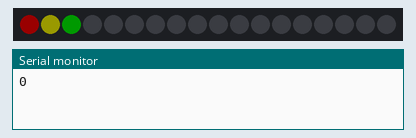
Recording of a sketch running on a simulated Arduino Uno, built with avr-gcc and run on an emulated ATmega328P. Parts: 18 RGB LEDs in strip order, left to right, the last lines printed to the serial monitor. Dim RGB values are drawn brighter than linear; the strip is taken to match the declared colour order.

Above: at 0.1 s.
At 1.1 s:
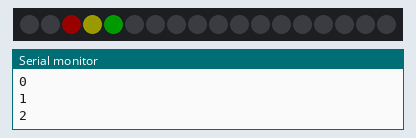
At 2.1 s:
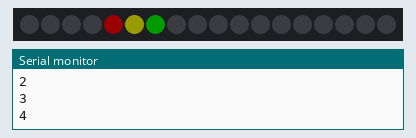
At 4.6 s:
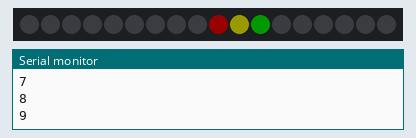
At 7.1 s:
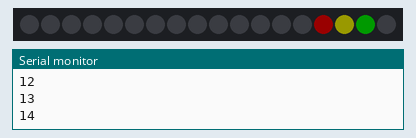
At 9.6 s:
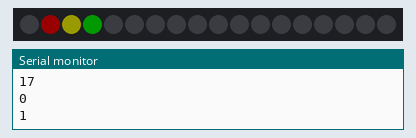

The sketch:

strip_tester.ino
```cpp
#include <Adafruit_NeoPixel.h>

#define ONBOARD_NEOPIXEL 8
#define NEOPIXEL_STRIP 9
#define STRIP_LENGTH 18

Adafruit_NeoPixel strip = Adafruit_NeoPixel(STRIP_LENGTH, NEOPIXEL_STRIP, NEO_RGB);

int step = 32767 / (3);

void setup() {
  Serial.begin(9600);

  strip.begin();
  strip.setBrightness(50);
  strip.show();
}

void loop() {

  for (int i = 0; i < STRIP_LENGTH; i++) {
    Serial.println(i);
    strip.clear();
    strip.setPixelColor((i + 0) % STRIP_LENGTH, strip.ColorHSV(0, 255, 128));
    strip.setPixelColor((i + 1) % STRIP_LENGTH, strip.ColorHSV(step, 255, 128));
    strip.setPixelColor((i + 2) % STRIP_LENGTH, strip.ColorHSV(2 * step, 255, 128));
    strip.setPixelColor((i + 3) % STRIP_LENGTH, strip.Color(0, 0, 0));

    strip.show();
    delay(500);
  }
}
```

Measured:
- by itself, everything shown: repeats every 9.0 s, in 18 steps
- what the display in image 1 shows lasts 0.5 s, from 1.0 s to 1.5 s
